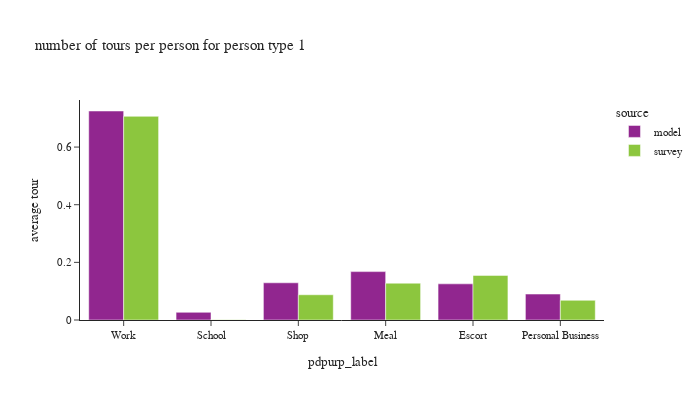

Notebook source saved alongside this figure:
### Code cell
plot_by_pptyp(df_tour, '1')

### Figure 1 — Plotly figure (JSON) as saved in the notebook; plotly's stock layout.template omitted (floating-point values rounded to 4 significant figures)
{"data": [{"alignmentgroup": "True", "hovertemplate": "source=model<br>pdpurp_label=%{x}<br>average tour=%{y}<extra></extra>", "legendgroup": "model", "marker": {"color": "#91268F", "pattern": {"shape": ""}}, "name": "model", "offsetgroup": "model", "orientation": "v", "showlegend": true, "textposition": "auto", "type": "bar", "x": ["Work", "School", "Shop", "Meal", "Escort", "Personal Business"], "xaxis": "x", "y": [0.7251, 0.02666, 0.1291, 0.1679, 0.1254, 0.09001], "yaxis": "y"}, {"alignmentgroup": "True", "hovertemplate": "source=survey<br>pdpurp_label=%{x}<br>average tour=%{y}<extra></extra>", "legendgroup": "survey", "marker": {"color": "#8CC63E", "pattern": {"shape": ""}}, "name": "survey", "offsetgroup": "survey", "orientation": "v", "showlegend": true, "textposition": "auto", "type": "bar", "x": ["Work", "School", "Shop", "Meal", "Escort", "Personal Business"], "xaxis": "x", "y": [0.7067, 0.001037, 0.0876, 0.1277, 0.1547, 0.06834], "yaxis": "y"}], "layout": {"barmode": "group", "font": {"size": 11}, "height": 400, "legend": {"title": {"text": "source"}, "tracegroupgap": 0}, "title": {"text": "number of tours per person for person type 1"}, "width": 700, "xaxis": {"anchor": "y", "domain": [0, 1], "title": {"text": "pdpurp_label"}}, "yaxis": {"anchor": "x", "domain": [0, 1], "tickformat": ".2", "title": {"text": "average tour"}}}}
